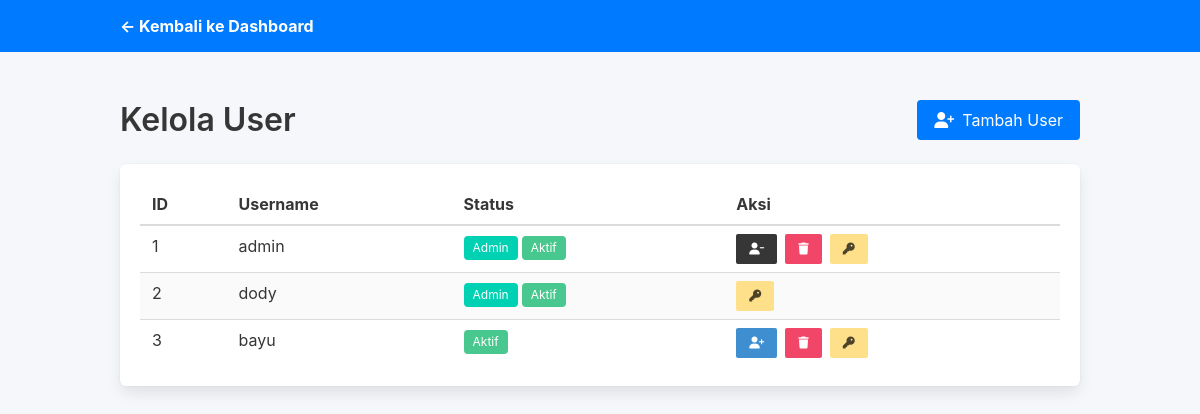
Page /users (signed in) on the committed database.
### tables this page shows
CREATE TABLE users (
            id INTEGER PRIMARY KEY AUTOINCREMENT,
            username VARCHAR(50) NOT NULL UNIQUE,
            password TEXT NOT NULL,
            force_change_password INTEGER DEFAULT 0
        , is_admin INTEGER DEFAULT 0);

### index.php (the view, shortened to what this page needs)
<?php
$dbType = 'sqlite';
$dbHost = 'localhost';
$dbName = 'url_shortener';
$dbUser = 'root';
$dbPass = '';
$dbPort = '';
$appLang = 'id';
$enableIndexes = true;
$enableDailySummary = true;
function __($key) {
    global $appLang;
    static $translations = null;
    if ($translations === null) {
        $translations = getTranslations();
    }
    return $translations[$appLang][$key] ?? ($translations['en'][$key] ?? $key);
}
if ($dbType === 'mysql') {
    $port = $dbPort ?: '3306';
    $dsn = "mysql:host=$dbHost;port=$port;dbname=$dbName;charset=utf8mb4";
    $user = $dbUser;
    $pass = $dbPass;
} elseif ($dbType === 'pgsql') {
    $port = $dbPort ?: '5432';
    $dsn = "pgsql:host=$dbHost;port=$port;dbname=$dbName";
    $user = $dbUser;
    $pass = $dbPass;
} elseif ($dbType === 'sqlite') {
    $dbFile = __DIR__ . '/url_shortener.sqlite';
    $dsn = "sqlite:$dbFile";
    $user = null;
    $pass = null;
}
$options = [
    PDO::ATTR_ERRMODE => PDO::ERRMODE_EXCEPTION,
    PDO::ATTR_DEFAULT_FETCH_MODE => PDO::FETCH_ASSOC,
];
try {
    $pdo = new PDO($dsn, $user ?? null, $pass ?? null, $options);
    if ($dbType === 'mysql') {
        $pdo->exec("CREATE TABLE IF NOT EXISTS users (
            id INT AUTO_INCREMENT PRIMARY KEY,
            username VARCHAR(50) NOT NULL UNIQUE,
            password TEXT NOT NULL,
            is_admin INTEGER DEFAULT 0,
            force_change_password INTEGER DEFAULT 0
        );");
    } else {
        $pdo->exec("CREATE TABLE IF NOT EXISTS users (
            id INTEGER PRIMARY KEY AUTOINCREMENT,
            username VARCHAR(50) NOT NULL UNIQUE,
            password TEXT NOT NULL,
            is_admin INTEGER DEFAULT 0,
            force_change_password INTEGER DEFAULT 0
        );");
    }
    try {
        $pdo->exec("ALTER TABLE users ADD COLUMN force_change_password INTEGER DEFAULT 0");
    } catch (Exception $e) {}
    try {
        $pdo->exec("ALTER TABLE users ADD COLUMN is_admin INTEGER DEFAULT 0");
        $pdo->exec("UPDATE users SET is_admin = 1 WHERE username = 'admin'");
    } catch (Exception $e) {}
    if ($dbType === 'mysql') {
        $pdo->exec("CREATE TABLE IF NOT EXISTS urls (
            id INT AUTO_INCREMENT PRIMARY KEY,
            long_url TEXT NOT NULL,
            short_code VARCHAR(50) NOT NULL UNIQUE,
            created_at TIMESTAMP DEFAULT CURRENT_TIMESTAMP,
            user_id INTEGER DEFAULT 1,
            INDEX idx_user_id (user_id),
            INDEX idx_short_code (short_code)
        );");
    } else {
        $pdo->exec("CREATE TABLE IF NOT EXISTS urls (
            id INTEGER PRIMARY KEY AUTOINCREMENT,
            long_url TEXT NOT NULL,
            short_code VARCHAR(50) NOT NULL UNIQUE,
            created_at TIMESTAMP DEFAULT CURRENT_TIMESTAMP,
            user_id INTEGER DEFAULT 1
        );");
        try {
            $pdo->exec("CREATE INDEX IF NOT EXISTS idx_urls_user_id ON urls(user_id)");
            $pdo->exec("CREATE INDEX IF NOT EXISTS idx_urls_short_code ON urls(short_code)");
        } catch (Exception $e) {}
    }
    try {
        $pdo->exec("ALTER TABLE urls ADD COLUMN user_id INTEGER DEFAULT 1");
    } catch (Exception $e) {}
    if ($dbType === 'mysql') {
        $pdo->exec("CREATE TABLE IF NOT EXISTS visits (
            id INT AUTO_INCREMENT PRIMARY KEY,
            url_id INTEGER,
            ip_address VARCHAR(45),
            country VARCHAR(100),
            city VARCHAR(100),
            user_agent TEXT,
            referrer TEXT,
            created_at TIMESTAMP DEFAULT CURRENT_TIMESTAMP,
            INDEX idx_url_id (url_id),
            INDEX idx_created_at (created_at),
            INDEX idx_ip_address (ip_address),
            INDEX idx_url_date (url_id, created_at),
            FOREIGN KEY(url_id) REFERENCES urls(id) ON DELETE CASCADE
        );");
    } else {
        $pdo->exec("CREATE TABLE IF NOT EXISTS visits (
            id INTEGER PRIMARY KEY AUTOINCREMENT,
            url_id INTEGER,
            ip_address VARCHAR(45),
            country VARCHAR(100),
            city VARCHAR(100),
            user_agent TEXT,
            referrer TEXT,
            created_at TIMESTAMP DEFAULT CURRENT_TIMESTAMP,
            FOREIGN KEY(url_id) REFERENCES urls(id) ON DELETE CASCADE
        );");
        if ($enableIndexes) {
            try {
                $pdo->exec("CREATE INDEX IF NOT EXISTS idx_visits_url_id ON visits(url_id)");
                $pdo->exec("CREATE INDEX IF NOT EXISTS idx_visits_created_at ON visits(created_at)");
                $pdo->exec("CREATE INDEX IF NOT EXISTS idx_visits_ip_address ON visits(ip_address)");
                $pdo->exec("CREATE INDEX IF NOT EXISTS idx_visits_url_date ON visits(url_id, created_at)");
            } catch (Exception $e) {}
        }
    }
    if ($enableDailySummary) {
        if ($dbType === 'mysql') {
            $pdo->exec("CREATE TABLE IF NOT EXISTS daily_stats (
                id INT AUTO_INCREMENT PRIMARY KEY,
                url_id INT,
                stat_date DATE,
                total_clicks INT DEFAULT 0,
                unique_visitors INT DEFAULT 0,
                created_at TIMESTAMP DEFAULT CURRENT_TIMESTAMP,
                updated_at TIMESTAMP DEFAULT CURRENT_TIMESTAMP ON UPDATE CURRENT_TIMESTAMP,
                UNIQUE KEY unique_url_date (url_id, stat_date),
                INDEX idx_stat_date (stat_date),
                INDEX idx_url_id (url_id),
                FOREIGN KEY(url_id) REFERENCES urls(id) ON DELETE CASCADE
            );");
        } else {
            $pdo->exec("CREATE TABLE IF NOT EXISTS daily_stats (
                id INTEGER PRIMARY KEY AUTOINCREMENT,
                url_id INTEGER,
                stat_date DATE,
                total_clicks INTEGER DEFAULT 0,
                unique_visitors INTEGER DEFAULT 0,
                created_at TIMESTAMP DEFAULT CURRENT_TIMESTAMP,
                UNIQUE (url_id, stat_date),
                FOREIGN KEY(url_id) REFERENCES urls(id) ON DELETE CASCADE
            );");
            try {
                $pdo->exec("CREATE INDEX IF NOT EXISTS idx_daily_stats_date ON daily_stats(stat_date)");
                $pdo->exec("CREATE INDEX IF NOT EXISTS idx_daily_stats_url ON daily_stats(url_id)");
            } catch (Exception $e) {}
        }
    }
} catch (PDOException $e) {
    renderErrorPage("Gagal Koneksi Database", "Tidak dapat terhubung ke database. Pastikan konfigurasi benar.<br>Error: " . htmlspecialchars($e->getMessage()), true);
}
$uri = parse_url($_SERVER['REQUEST_URI'], PHP_URL_PATH);
function renderHeader($title) {
    echo "<!DOCTYPE html><html><head><meta charset='utf-8'><meta name='viewport' content='width=device-width, initial-scale=1'><title>$title</title>";
    echo "<link rel='stylesheet' href='https://cdn.jsdelivr.net/npm/bulma@0.9.4/css/bulma.min.css'>";
    echo "<link rel='stylesheet' href='https://cdnjs.cloudflare.com/ajax/libs/font-awesome/6.4.0/css/all.min.css'>";
    echo "</head><body>";
}
function renderFooter() {
    echo "</body></html>";
}
if ($uri === BASE_PATH . '/users') {
    $stmt = $pdo->query("SELECT * FROM users ORDER BY id ASC");
    $users = $stmt->fetchAll();
    renderHeader(__('manage_users'));
    echo "<nav class='navbar is-info' style='background-color: #007bff;'><div class='container'><div class='navbar-brand'><a class='navbar-item' href='" . BASE_PATH . "/admin'><b>&larr; " . __('back_dashboard') . "</b></a></div></div></nav>";
    echo "<section class='section'>";
    echo "<div class='container'>";
    echo "<div class='level'>";
    echo "<div class='level-left'><div class='level-item'><h1 class='title'>" . __('manage_users') . "</h1></div></div>";
    echo "<div class='level-right'><div class='level-item'><a class='button is-primary' href='" . BASE_PATH . "/register'><i class='fas fa-user-plus mr-2'></i>" . __('add_user') . "</a></div></div>";
    echo "</div>";
    echo "<div class='box'>";
    echo "<table class='table is-striped is-fullwidth'>";
    echo "<thead><tr><th>" . __('id_col') . "</th><th>" . __('username_col') . "</th><th>" . __('status_col') . "</th><th>" . __('action_col') . "</th></tr></thead>";
    echo "<tbody>";
    foreach ($users as $u) {
        echo "<tr>";
        echo "<td>{$u['id']}</td>";
        echo "<td>" . htmlspecialchars($u['username']) . "</td>";
        echo "<td>";
        if ($u['is_admin']) echo "<span class='tag is-primary mr-1'>" . __('role_admin') . "</span>";
        echo ($u['force_change_password'] ? "<span class='tag is-warning'>" . __('force_pass') . "</span>" : "<span class='tag is-success'>" . __('active') . "</span>");
        echo "</td>";
        echo "<td>";
        echo "<div class='buttons are-small'>";
        if ($u['id'] != $_SESSION['user_id']) {
            if ($u['is_admin']) {
                echo "<button class='button is-dark' onclick='if(confirm(\"" . __('confirm_demote') . "\")) { submitForm(\"demote\", \"{$u['id']}\"); }' title='" . __('demote_admin') . "'><i class='fas fa-user-minus'></i></button>";
            } else {
                echo "<button class='button is-info' onclick='if(confirm(\"" . __('confirm_promote') . "\")) { submitForm(\"promote\", \"{$u['id']}\"); }' title='" . __('promote_admin') . "'><i class='fas fa-user-plus'></i></button>";
            }
            echo "<button class='button is-danger' onclick='if(confirm(\"" . __('confirm_delete_user') . "\")) { submitForm(\"delete\", \"{$u['id']}\"); }' title='" . __('delete') . "'><i class='fas fa-trash'></i></button>";
        }
        echo "<button class='button is-warning' onclick='openResetModal(\"{$u['id']}\", \"{$u['username']}\")' title='" . __('reset_pass') . "'><i class='fas fa-key'></i></button>";
        echo "</div>";
        echo "</td>";
        echo "</tr>";
    }
    echo "</tbody></table>";
    echo "</div>";
    echo "</div></section>";
    renderFooter();
    exit;
}
exit;

### index.php (style rules this page uses)
:root { --primary-blue: #007bff; --primary-yellow: #ffc107; }
body { background-color: #f5f7fa; min-height: 100vh; }
.navbar.is-info { background-color: var(--primary-blue); }
.button.is-primary { background-color: var(--primary-blue); }
.title { color: #363636; }

### rows in the picture
users: id "1", username "admin"
users: id "2", username "dody"
users: id "3", username "bayu"

### other values in the picture
__('back_dashboard') "Kembali ke Dashboard"
__('manage_users') "Kelola User"
__('add_user') "Tambah User"
__('id_col') "ID"
__('username_col') "Username"
__('status_col') "Status"
__('action_col') "Aksi"
